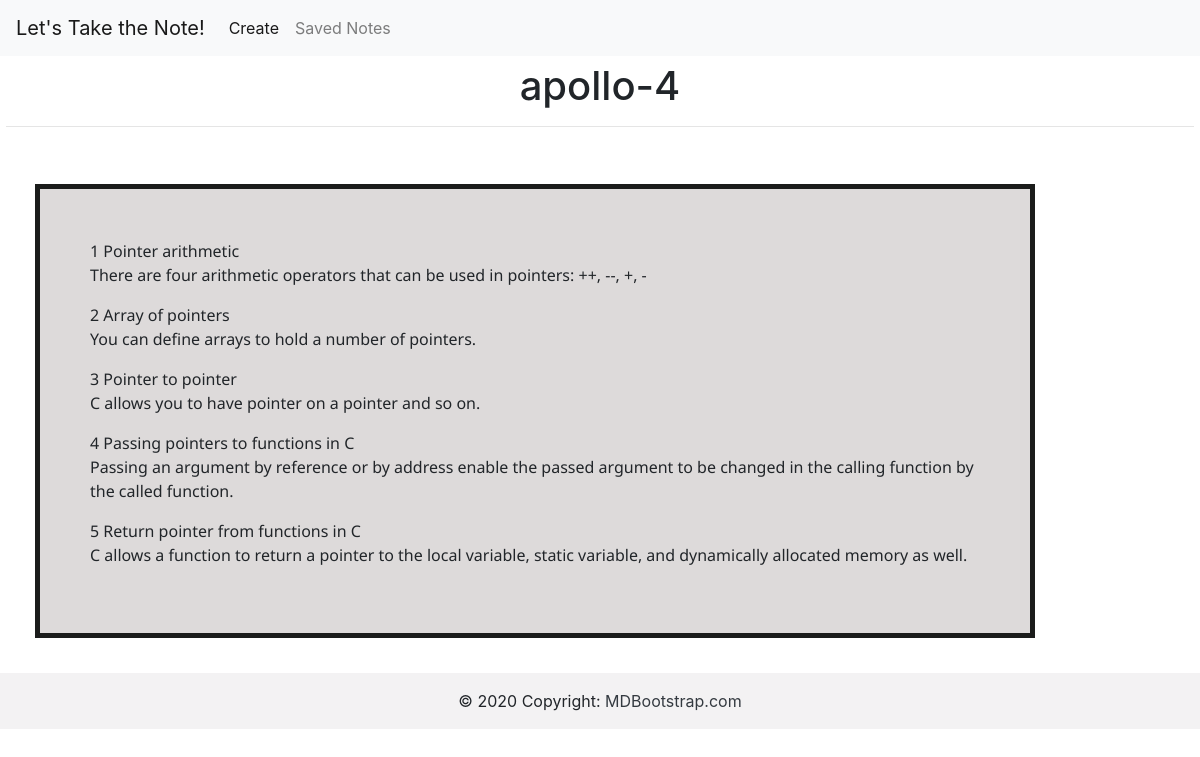
Screenshot of /object/77/ with the database file from the repository.
### mynote/models.py (models this page shows, shortened)
class Contact(models.Model):
    name=models.TextField(blank=True)
    name1=models.CharField(max_length=128, null=True)
    age=models.CharField(max_length=128, null=True)

### mynote/views.py (the view)
# urls.py: path('object/<int:item_id>/', views.about, name='about'),
def about(request, item_id):
    item = get_object_or_404(Contact, pk=item_id)
    return render(request, 'about.html', {'item': item})

### templates/about.html (shortened to what this page needs)
<link rel="stylesheet" href="https://cdn.jsdelivr.net/npm/bootstrap@4.4.1/dist/css/bootstrap.min.css">
<!DOCTYPE html>
<html lang="en">
<head>
</head>
<body>
    <nav class="navbar navbar-expand-lg navbar-light bg-light">
        <a class="navbar-brand" href="#">Let's Take the Note!</a>
        <div class="collapse navbar-collapse" id="navbarNav">
          <ul class="navbar-nav">
            <li class="nav-item active">
              <a class="nav-link" href="index1.html">Create <span class="sr-only">(current)</span></a>
            </li>
            <li class="nav-item">
              <a class="nav-link" href="about1.html">Saved Notes</a>
            </li>
          </ul>
        </div>
      </nav>
     <h1 style="text-align: center; padding: 6px;">{{ item.name1 }} <hr></h1>
     <div style="background-color: rgb(221, 218, 218);
     width: 1000px;
     height: auto;
     border: 5px solid rgb(27, 28, 27);
     padding: 50px;
     margin: 35px; font-family: 'Noto Sans', sans-serif;">{{item.name|linebreaks}}</div>
      <footer class="bg-light text-center text-lg-start">
        <div class="text-center p-3" style="background-color: rgb(217 213 213 / 20%);">
          © 2020 Copyright:
          <a class="text-dark" href="">MDBootstrap.com</a>
        </div>
      </footer>
</body>
</html>

### rows the page displays
Contact: name1 "apollo-4", name "1 Pointer arithmetic There are four arithmetic operators that can be used in pointers: ++, --, +, - 2 Array of pointers You can define arrays to hold a number of pointers. 3 Pointer to pointer C allows you to have pointer on a pointer and so on. 4 Passing pointers to functions in C Passing an argument by reference or by address enable the passed argument to be changed in the calling function by the called function. 5 Return pointer from functions in C C allows a function to return a pointer to the local variable, static variable, and dynamically allocated memory as well."
